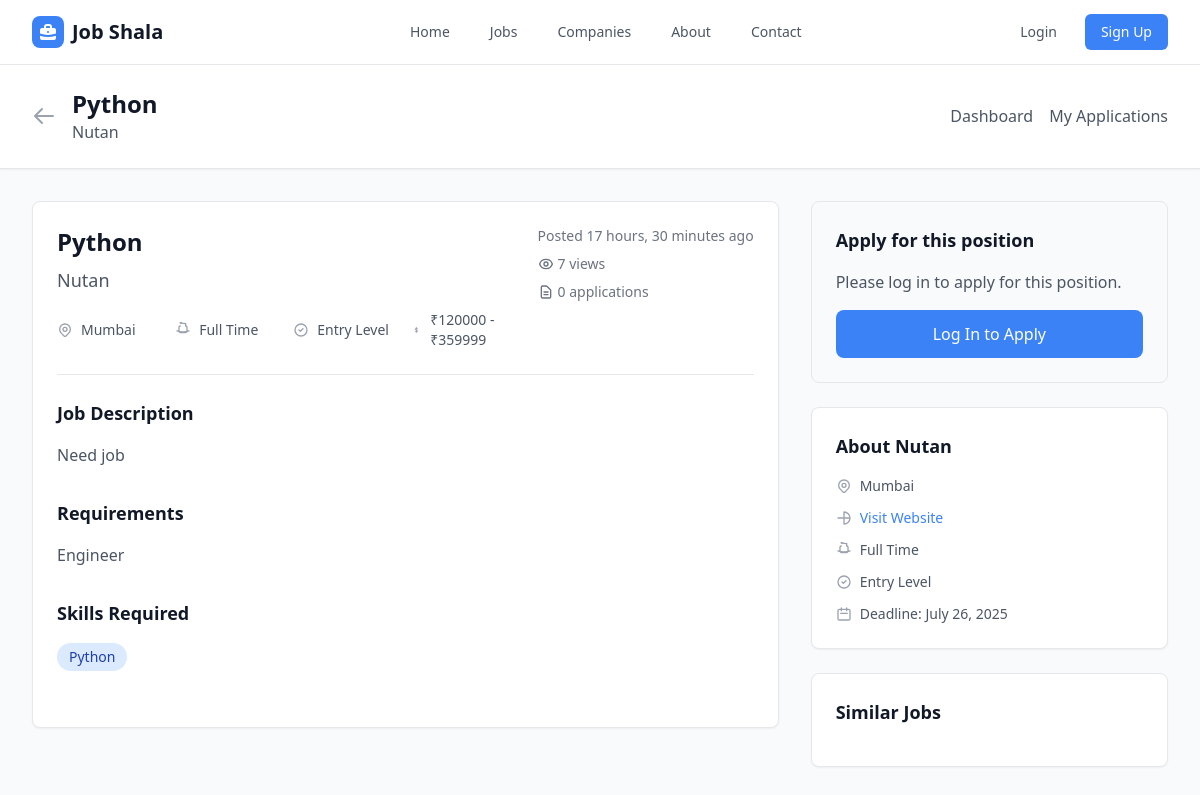
Page /job/jobs/12/ on the committed database.
### employer/models.py (models this page shows, shortened)
class Job(models.Model):
    JOB_TYPE_CHOICES = [
        ('full-time', 'Full Time'),
        ('part-time', 'Part Time'),
        ('contract', 'Contract'),
        ('internship', 'Internship'),
        ('freelance', 'Freelance'),
    ]
    EXPERIENCE_CHOICES = [
        ('entry', 'Entry Level'),
        ('junior', 'Junior (1-3 years)'),
        ('mid', 'Mid Level (3-5 years)'),
        ('senior', 'Senior (5+ years)'),
        ('lead', 'Lead/Manager'),
    ]
    employer = models.ForeignKey(Employer, on_delete=models.CASCADE)
    title = models.CharField(max_length=200)
    company_name = models.CharField(max_length=200)
    location = models.CharField(max_length=200)
    job_type = models.CharField(max_length=20, choices=JOB_TYPE_CHOICES)
    experience_level = models.CharField(max_length=20, choices=EXPERIENCE_CHOICES)
    salary_min = models.DecimalField(max_digits=10, decimal_places=2, null=True, blank=True)
    salary_max = models.DecimalField(max_digits=10, decimal_places=2, null=True, blank=True)
    salary_currency = models.CharField(max_length=3, default='INR')
    description = models.TextField()
    requirements = models.TextField()
    benefits = models.TextField(blank=True, null=True)
    skills_required = models.TextField()
    is_active = models.BooleanField(default=True)
    is_featured = models.BooleanField(default=False)
    views_count = models.IntegerField(default=0)
    applications_count = models.IntegerField(default=0)
    created_at = models.DateTimeField(auto_now_add=True)
    updated_at = models.DateTimeField(auto_now=True)
    deadline = models.DateField(null=True, blank=True)
    class Meta:
        ordering = ['-created_at']

### job/views.py (the view, shortened to what this page needs)
# urls.py: path('jobs/<int:job_id>/', views.job_detail, name='job_detail'),
def job_detail(request, job_id):
    job = get_object_or_404(Job, id=job_id, is_active=True)
    has_applied = False
    application = None
    has_job_seeker_profile = False
    job.views_count += 1
    job.save()
    if request.method == 'POST' and request.user.is_authenticated and not has_applied:
        if has_job_seeker_profile:
            try:
                job_seeker = JobSeeker.objects.get(user=request.user)
                form = JobApplicationForm(request.POST, request.FILES)
                if form.is_valid():
                    application = form.save(commit=False)
                    application.job = job
                    application.job_seeker = job_seeker
                    application.save()
                    job.applications_count += 1
                    job.save()
                    messages.success(request, 'Your application has been submitted successfully!')
                    return redirect('job_detail', job_id=job.id)
            except JobSeeker.DoesNotExist:
                messages.error(request, 'Please complete your profile first.')
                return redirect('job_signup')
        else:
            messages.warning(request, 'Please complete your job seeker profile to apply for jobs.')
            return redirect('job_signup')
    else:
        form = JobApplicationForm()
    context = {
        'job': job,
        'form': form,
        'has_applied': has_applied,
        'application': application,
        'has_job_seeker_profile': has_job_seeker_profile,
    }
    return render(request, 'job/job_detail.html', context)

### job/templatetags/job_filters.py (called while the page is built)
@register.filter
def split(value, arg):
    return value.split(arg)

@register.filter
def strip(value):
    return value.strip()

### job/templates/job/job_detail.html (shortened to what this page needs)
{% extends 'core/base.html' %}
{% load static %}
{% load job_filters %}
{% block content %}
<div class="min-h-screen bg-gray-50">
    <div class="bg-white shadow-sm border-b">
        <div class="max-w-7xl mx-auto px-4 sm:px-6 lg:px-8 py-6">
            <div class="flex items-center justify-between">
                <div class="flex items-center">
                    <a href="{% url 'job_listing' %}" class="mr-4 text-gray-400 hover:text-gray-600 transition-colors">
                        <svg class="w-6 h-6" fill="none" stroke="currentColor" viewBox="0 0 24 24">
                            <path stroke-linecap="round" stroke-linejoin="round" stroke-width="2" d="M10 19l-7-7m0 0l7-7m-7 7h18"></path>
                        </svg>
                    </a>
                    <div>
                        <h1 class="text-2xl font-bold text-gray-900">{{ job.title }}</h1>
                        <p class="text-gray-600">{{ job.company_name }}</p>
                    </div>
                </div>
                <div class="flex items-center space-x-4">
                    <a href="{% url 'job_seeker_dashboard' %}" class="text-gray-600 hover:text-primary transition-colors">
                        Dashboard
                    </a>
                    <a href="{% url 'my_applications' %}" class="text-gray-600 hover:text-primary transition-colors">
                        My Applications
                    </a>
                </div>
            </div>
        </div>
    </div>
    <div class="max-w-7xl mx-auto px-4 sm:px-6 lg:px-8 py-8">
        <div class="grid grid-cols-1 lg:grid-cols-3 gap-8">
            <div class="lg:col-span-2">
                <div class="bg-white rounded-lg shadow-sm border border-gray-200 p-6">
                    <div class="border-b border-gray-200 pb-6 mb-6">
                        <div class="flex items-start justify-between">
                            <div class="flex-1">
                                <h2 class="text-2xl font-bold text-gray-900 mb-2">{{ job.title }}</h2>
                                <p class="text-lg text-gray-600 mb-4">{{ job.company_name }}</p>
                                <div class="grid grid-cols-2 md:grid-cols-4 gap-4 text-sm">
                                    <div class="flex items-center">
                                        <span class="text-gray-600">{{ job.location }}</span>
                                    </div>
                                    <div class="flex items-center">
                                        <span class="text-gray-600">{{ job.get_job_type_display }}</span>
                                    </div>
                                    <div class="flex items-center">
                                        <svg class="w-4 h-4 mr-2 text-gray-400" fill="none" stroke="currentColor" viewBox="0 0 24 24">
                                            <path stroke-linecap="round" stroke-linejoin="round" stroke-width="2" d="M9 12l2 2 4-4m6 2a9 9 0 11-18 0 9 9 0 0118 0z"></path>
                                        </svg>
                                        <span class="text-gray-600">{{ job.get_experience_level_display }}</span>
                                    </div>
                                    {% if job.salary_min and job.salary_max %}
                                    <div class="flex items-center">
                                        <svg class="w-4 h-4 mr-2 text-gray-400" fill="none" stroke="currentColor" viewBox="0 0 24 24">
                                            <path stroke-linecap="round" stroke-linejoin="round" stroke-width="2" d="M12 8c-1.657 0-3 .895-3 2s1.343 2 3 2 3 .895 3 2-1.343 2-3 2m0-8c1.11 0 2.08.402 2.599 1M12 8V7m0 1v8m0 0v1m0-1c-1.11 0-2.08-.402-2.599-1"></path>
                                        </svg>
                                        <span class="text-gray-600">₹{{ job.salary_min|floatformat:0 }} - ₹{{ job.salary_max|floatformat:0 }}</span>
                                    </div>
                                    {% endif %}
                                </div>
                            </div>
                            <div class="ml-6 text-right">
                                <div class="text-sm text-gray-500 mb-2">
                                    Posted {{ job.created_at|timesince }} ago
                                </div>
                                <div class="flex items-center text-sm text-gray-500 mb-2">
                                    {{ job.views_count }} views
                                </div>
                                <div class="flex items-center text-sm text-gray-500">
                                    <svg class="w-4 h-4 mr-1" fill="none" stroke="currentColor" viewBox="0 0 24 24">
                                        <path stroke-linecap="round" stroke-linejoin="round" stroke-width="2" d="M9 12h6m-6 4h6m2 5H7a2 2 0 01-2-2V5a2 2 0 012-2h5.586a1 1 0 01.707.293l5.414 5.414a1 1 0 01.293.707V19a2 2 0 01-2 2z"></path>
                                    </svg>
                                    {{ job.applications_count }} applications
                                </div>
                            </div>
                        </div>
                    </div>
                    <div class="mb-8">
                        <h3 class="text-lg font-semibold text-gray-900 mb-4">Job Description</h3>
                        <div class="prose max-w-none text-gray-600">
                            {{ job.description|linebreaks }}
                        </div>
                    </div>
                    <div class="mb-8">
                        <h3 class="text-lg font-semibold text-gray-900 mb-4">Requirements</h3>
                        <div class="prose max-w-none text-gray-600">
                            {{ job.requirements|linebreaks }}
                        </div>
                    </div>
                    <div class="mb-8">
                        <h3 class="text-lg font-semibold text-gray-900 mb-4">Skills Required</h3>
                        <div class="flex flex-wrap gap-2">
                            {% for skill in job.skills_required|split:"," %}
                            <span class="inline-flex items-center px-3 py-1 rounded-full text-sm font-medium bg-blue-100 text-blue-800">
                                {{ skill|strip }}
                            </span>
                            {% endfor %}
                        </div>
                    </div>
                </div>
            </div>
            <div class="lg:col-span-1">
                {% if not has_applied %}
                    {% if user.is_authenticated and has_job_seeker_profile %}
                    <div class="bg-white rounded-lg shadow-sm border border-gray-200 p-6 mb-6">
                        <h3 class="text-lg font-semibold text-gray-900 mb-4">Apply for this position</h3>
                        <form method="POST" enctype="multipart/form-data" class="space-y-4">
                            {% csrf_token %}
                            <div>
                                <label for="{{ form.cover_letter.id_for_label }}" class="block text-sm font-medium text-gray-700 mb-2">
                                    Cover Letter <span class="text-red-500">*</span>
                                </label>
                                {{ form.cover_letter }}
                                {% if form.cover_letter.errors %}
                                <p class="text-red-600 text-sm mt-1">{{ form.cover_letter.errors.0 }}</p>
                                {% endif %}
                            </div>
                            <div>
                                <label for="{{ form.resume.id_for_label }}" class="block text-sm font-medium text-gray-700 mb-2">
                                    Resume <span class="text-red-500">*</span>
                                </label>
                                {{ form.resume }}
                                {% if form.resume.errors %}
                                <p class="text-red-600 text-sm mt-1">{{ form.resume.errors.0 }}</p>
                                {% endif %}
                                <p class="text-xs text-gray-500 mt-1">Accepted formats: PDF, DOC, DOCX (max 5MB)</p>
                            </div>
                            <button type="submit" class="w-full bg-primary text-white py-3 px-4 rounded-lg font-medium hover:bg-secondary transition-colors">
                                Submit Application
                            </button>
                        </form>
                    </div>
                    {% else %}
                    <div class="bg-gray-50 border border-gray-200 rounded-lg p-6 mb-6">
                        <h3 class="text-lg font-semibold text-gray-900 mb-4">Apply for this position</h3>
                        <p class="text-gray-600 mb-4">Please log in to apply for this position.</p>
                        <a href="{% url 'login' %}" class="w-full bg-primary text-white py-3 px-4 rounded-lg font-medium hover:bg-secondary transition-colors text-center block">
                            Log In to Apply
                        </a>
                    </div>
                    {% endif %}
                {% endif %}
                <div class="bg-white rounded-lg shadow-sm border border-gray-200 p-6">
                    <h3 class="text-lg font-semibold text-gray-900 mb-4">About {{ job.company_name }}</h3>
                    <div class="space-y-3 text-sm text-gray-600">
                        <div class="flex items-center">
                            {{ job.location }}
                        </div>
                        {% if job.employer.company_website %}
                        <div class="flex items-center">
                            <svg class="w-4 h-4 mr-2 text-gray-400" fill="none" stroke="currentColor" viewBox="0 0 24 24">
                                <path stroke-linecap="round" stroke-linejoin="round" stroke-width="2" d="M21 12a9 9 0 01-9 9m9-9a9 9 0 00-9-9m9 9H3m9 9v-9m0-9v9"></path>
                            </svg>
                            <a href="{{ job.employer.company_website }}" target="_blank" class="text-primary hover:text-secondary transition-colors">
                                Visit Website
                            </a>
                        </div>
                        {% endif %}
                        <div class="flex items-center">
                            {{ job.get_job_type_display }}
                        </div>
                        <div class="flex items-center">
                            <svg class="w-4 h-4 mr-2 text-gray-400" fill="none" stroke="currentColor" viewBox="0 0 24 24">
                                <path stroke-linecap="round" stroke-linejoin="round" stroke-width="2" d="M9 12l2 2 4-4m6 2a9 9 0 11-18 0 9 9 0 0118 0z"></path>
                            </svg>
                            {{ job.get_experience_level_display }}
                        </div>
                        {% if job.deadline %}
                        <div class="flex items-center">
                            <svg class="w-4 h-4 mr-2 text-gray-400" fill="none" stroke="currentColor" viewBox="0 0 24 24">
                                <path stroke-linecap="round" stroke-linejoin="round" stroke-width="2" d="M8 7V3m8 4V3m-9 8h10M5 21h14a2 2 0 002-2V7a2 2 0 00-2-2H5a2 2 0 00-2 2v12a2 2 0 002 2z"></path>
                            </svg>
                            Deadline: {{ job.deadline|date:"F j, Y" }}
                        </div>
                        {% endif %}
                    </div>
                </div>
                <div class="bg-white rounded-lg shadow-sm border border-gray-200 p-6 mt-6">
                    <h3 class="text-lg font-semibold text-gray-900 mb-4">Similar Jobs</h3>
                </div>
            </div>
        </div>
    </div>
</div>
{% endblock %}

### rows in the picture
Job: title "Python", company_name "Nutan", location "Mumbai", job_type "Full Time", experience_level "Entry Level", salary_min "120000", salary_max "359999", created_at "17 hours, 30 minutes", views_count "7", applications_count "0", description "Need job", requirements "Engineer", skills_required "Python", deadline "July 26, 2025"
